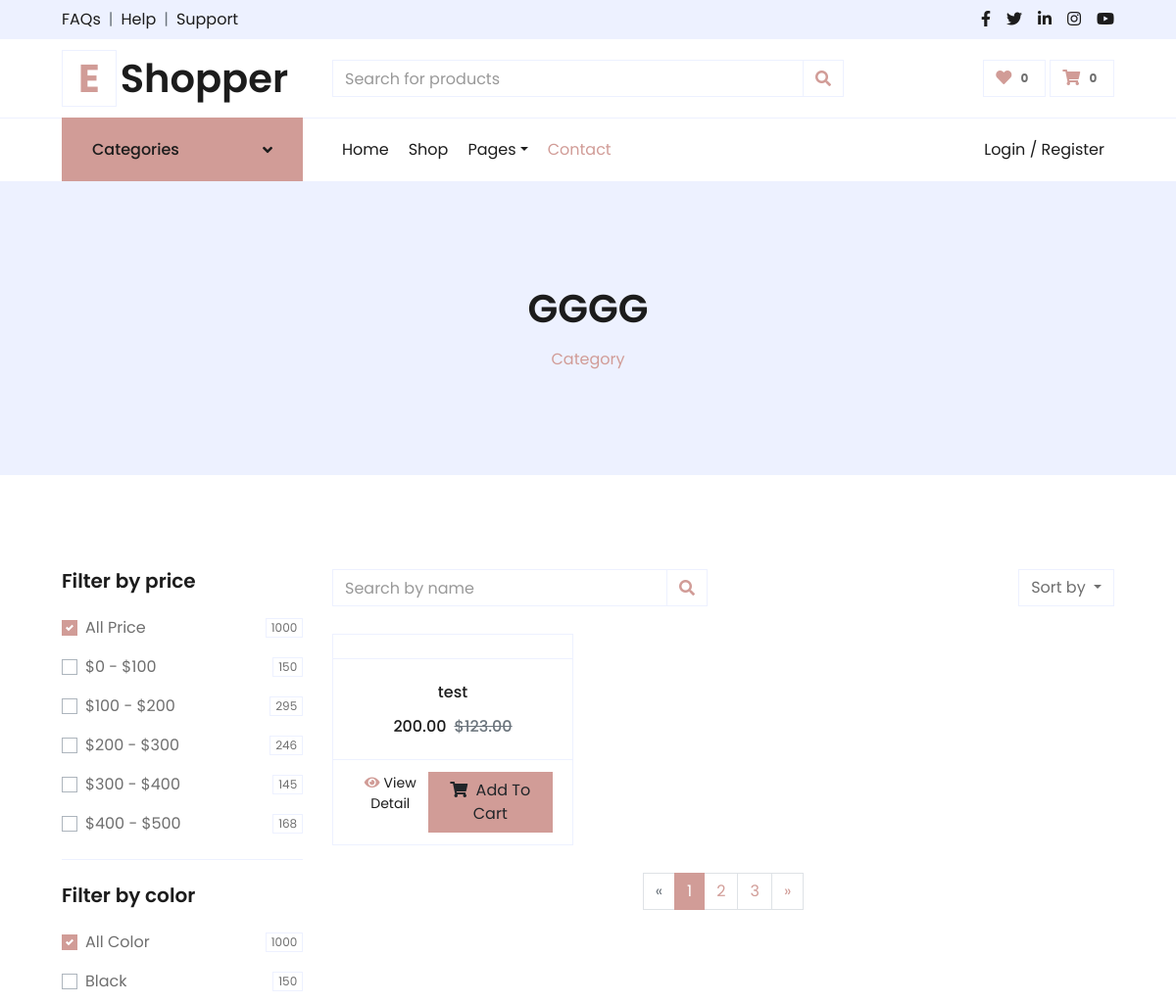
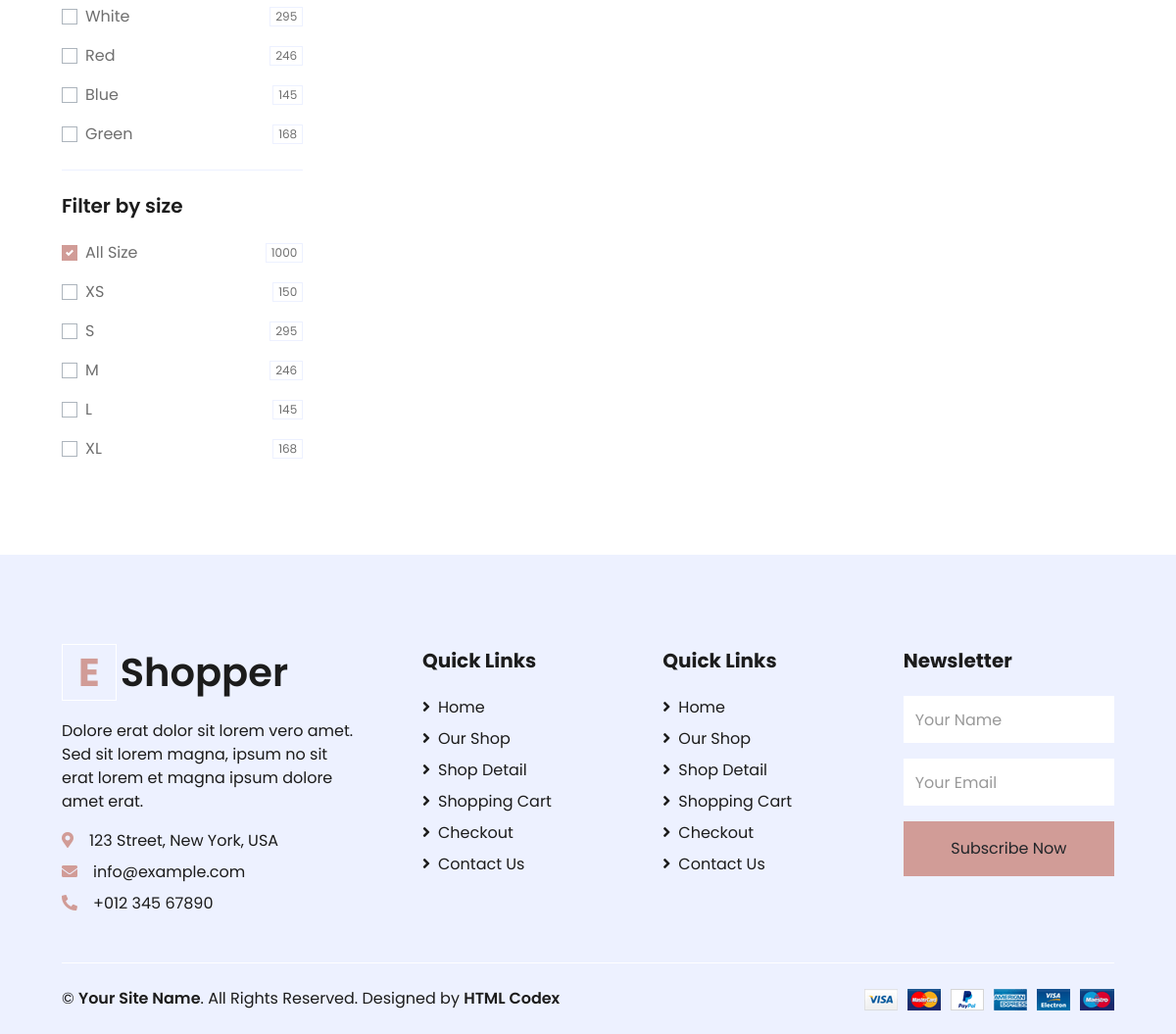
Page /category/1/ on the committed database (2 pictures, top to bottom).
### ProductsApp/models.py (models this page shows, shortened)
class ProductCategory(models.Model):
    parent_category = models.ForeignKey('self', on_delete=models.CASCADE, blank=True, null=True)
    category_name = models.CharField(max_length=255)

class Product(models.Model):
    name = models.CharField(max_length=100)
    category = models.ForeignKey(ProductCategory, on_delete=models.CASCADE)
    description = models.TextField(null=True)
    price = models.DecimalField(max_digits=10, decimal_places=2)
    qty = models.IntegerField()
    image = models.ImageField(upload_to='products/')
    reviews = models.ManyToManyField(Review, related_name='products')

### ProductsApp/views.py (the view)
# urls.py: path('category/<int:cid>/',category_product_list_view ,name='category'),
def category_product_list_view(request, cid):
    category = get_object_or_404(ProductCategory, id=cid)
    products= Product.objects.filter(category=category)
    context = {
        "category":category,
        "products":products,
    }
    return render(request,"category.html", context)

### CartApp/context_processors.py (called while the page is built)
def cart_total_quantity(request):
    total_quantity = 0
    if request.user.is_authenticated:
        cart_items = CartItem.objects.filter(user=request.user)
        total_quantity = cart_items.aggregate(Sum('quantity'))['quantity__sum'] or 0
    return {'total_quantity': total_quantity}

### templates/category.html (shortened to what this page needs)
{% extends 'base.html' %}
{% load static %}
{% block content %}
    <div class="container-fluid bg-secondary mb-5">
        <div class="d-flex flex-column align-items-center justify-content-center" style="min-height: 300px">
            <h1 class="font-weight-semi-bold text-uppercase mb-3">
                {{ category.category_name }}
            </h1>
            <div class="d-inline-flex">
                <p class="m-0"><a href="">Category</a></p>
            </div>
        </div>
    </div>
    <div class="container-fluid pt-5">
        <div class="row px-xl-5">
            <div class="col-lg-3 col-md-12">
                <div class="border-bottom mb-4 pb-4">
                    <h5 class="font-weight-semi-bold mb-4">Filter by price</h5>
                    <form>
                        <div class="custom-control custom-checkbox d-flex align-items-center justify-content-between mb-3">
                            <label class="custom-control-label" for="price-all">All Price</label>
                            <span class="badge border font-weight-normal">1000</span>
                        </div>
                        <div class="custom-control custom-checkbox d-flex align-items-center justify-content-between mb-3">
                            <label class="custom-control-label" for="price-1">$0 - $100</label>
                            <span class="badge border font-weight-normal">150</span>
                        </div>
                        <div class="custom-control custom-checkbox d-flex align-items-center justify-content-between mb-3">
                            <label class="custom-control-label" for="price-2">$100 - $200</label>
                            <span class="badge border font-weight-normal">295</span>
                        </div>
                        <div class="custom-control custom-checkbox d-flex align-items-center justify-content-between mb-3">
                            <label class="custom-control-label" for="price-3">$200 - $300</label>
                            <span class="badge border font-weight-normal">246</span>
                        </div>
                        <div class="custom-control custom-checkbox d-flex align-items-center justify-content-between mb-3">
                            <label class="custom-control-label" for="price-4">$300 - $400</label>
                            <span class="badge border font-weight-normal">145</span>
                        </div>
                        <div class="custom-control custom-checkbox d-flex align-items-center justify-content-between">
                            <label class="custom-control-label" for="price-5">$400 - $500</label>
                            <span class="badge border font-weight-normal">168</span>
                        </div>
                    </form>
                </div>
                <div class="border-bottom mb-4 pb-4">
                    <h5 class="font-weight-semi-bold mb-4">Filter by color</h5>
                    <form>
                        <div class="custom-control custom-checkbox d-flex align-items-center justify-content-between mb-3">
                            <label class="custom-control-label" for="price-all">All Color</label>
                            <span class="badge border font-weight-normal">1000</span>
                        </div>
                        <div class="custom-control custom-checkbox d-flex align-items-center justify-content-between mb-3">
                            <label class="custom-control-label" for="color-1">Black</label>
                            <span class="badge border font-weight-normal">150</span>
                        </div>
                        <div class="custom-control custom-checkbox d-flex align-items-center justify-content-between mb-3">
                            <label class="custom-control-label" for="color-2">White</label>
                            <span class="badge border font-weight-normal">295</span>
                        </div>
                        <div class="custom-control custom-checkbox d-flex align-items-center justify-content-between mb-3">
                            <label class="custom-control-label" for="color-3">Red</label>
                            <span class="badge border font-weight-normal">246</span>
                        </div>
                        <div class="custom-control custom-checkbox d-flex align-items-center justify-content-between mb-3">
                            <label class="custom-control-label" for="color-4">Blue</label>
                            <span class="badge border font-weight-normal">145</span>
                        </div>
                        <div class="custom-control custom-checkbox d-flex align-items-center justify-content-between">
                            <label class="custom-control-label" for="color-5">Green</label>
                            <span class="badge border font-weight-normal">168</span>
                        </div>
                    </form>
                </div>
                <div class="mb-5">
                    <h5 class="font-weight-semi-bold mb-4">Filter by size</h5>
                    <form>
                        <div class="custom-control custom-checkbox d-flex align-items-center justify-content-between mb-3">
                            <label class="custom-control-label" for="size-all">All Size</label>
                            <span class="badge border font-weight-normal">1000</span>
                        </div>
                        <div class="custom-control custom-checkbox d-flex align-items-center justify-content-between mb-3">
                            <label class="custom-control-label" for="size-1">XS</label>
                            <span class="badge border font-weight-normal">150</span>
                        </div>
                        <div class="custom-control custom-checkbox d-flex align-items-center justify-content-between mb-3">
                            <label class="custom-control-label" for="size-2">S</label>
                            <span class="badge border font-weight-normal">295</span>
                        </div>
                        <div class="custom-control custom-checkbox d-flex align-items-center justify-content-between mb-3">
                            <label class="custom-control-label" for="size-3">M</label>
                            <span class="badge border font-weight-normal">246</span>
                        </div>
                        <div class="custom-control custom-checkbox d-flex align-items-center justify-content-between mb-3">
                            <label class="custom-control-label" for="size-4">L</label>
                            <span class="badge border font-weight-normal">145</span>
                        </div>
                        <div class="custom-control custom-checkbox d-flex align-items-center justify-content-between">
                            <label class="custom-control-label" for="size-5">XL</label>
                            <span class="badge border font-weight-normal">168</span>
                        </div>
                    </form>
                </div>
            </div>
            <div class="col-lg-9 col-md-12">
                <div class="row pb-3">
                    <div class="col-12 pb-1">
                        <div class="d-flex align-items-center justify-content-between mb-4">
                            <form action="">
                                <div class="input-group">
                                    <input type="text" class="form-control" placeholder="Search by name">
                                    <div class="input-group-append">
                                        <span class="input-group-text bg-transparent text-primary">
                                            <i class="fa fa-search"></i>
                                        </span>
                                    </div>
                                </div>
                            </form>
                            <div class="dropdown ml-4">
                                <button class="btn border dropdown-toggle" type="button" id="triggerId" data-toggle="dropdown" aria-haspopup="true"
                                        aria-expanded="false">
                                            Sort by
                                        </button>
                            </div>
                        </div>
                    </div>
                    {% if products %}
                    {% for product in products %}
                    <div class="col-lg-4 col-md-6 col-sm-12 pb-1">
                        <div class="card product-item border-0 mb-4">
                            <div class="card-header product-img position-relative overflow-hidden bg-transparent border p-0">
                            </div>
                            <div class="card-body border-left border-right text-center p-0 pt-4 pb-3">
                                <h6 class="text-truncate mb-3">{{product.name}}</h6>
                                <div class="d-flex justify-content-center">
                                    <h6>{{product.price}}</h6><h6 class="text-muted ml-2"><del>$123.00</del></h6>
                                </div>
                            </div>
                            <div class="card-footer d-flex justify-content-between bg-light border">
                                <a href="{% url 'product_detail' product.id %}" class="btn btn-sm text-dark p-0">
                                    <i class="fas fa-eye text-primary mr-1"></i>View Detail
                                </a>
                                           <a href="{% url 'CartApp:add_to_cart' product_id=product.id %}" class="btn btn-primary px-3"><i class="fa fa-shopping-cart mr-1"></i> Add To Cart </a>
                            </div>
                        </div>
                    </div>
                    {% endfor%}
                    {% else %}
                        <p>No products available in this category.</p>
                    {% endif %}
                    <div class="col-12 pb-1">
                        <nav aria-label="Page navigation">
                          <ul class="pagination justify-content-center mb-3">
                            <li class="page-item disabled">
                              <a class="page-link" href="#" aria-label="Previous">
                                <span aria-hidden="true">&laquo;</span>
                              </a>
                            </li>
                            <li class="page-item active"><a class="page-link" href="#">1</a></li>
                            <li class="page-item"><a class="page-link" href="#">2</a></li>
                            <li class="page-item"><a class="page-link" href="#">3</a></li>
                            <li class="page-item">
                              <a class="page-link" href="#" aria-label="Next">
                                <span aria-hidden="true">&raquo;</span>
                              </a>
                            </li>
                          </ul>
                        </nav>
                    </div>
                </div>
            </div>
        </div>
    </div>
</body>
{% endblock content%}

### rows in the picture
ProductCategory: category_name "GGGG"
Product: name "test", price "200.00"

### other values in the picture
{{ total_quantity }} "0"
